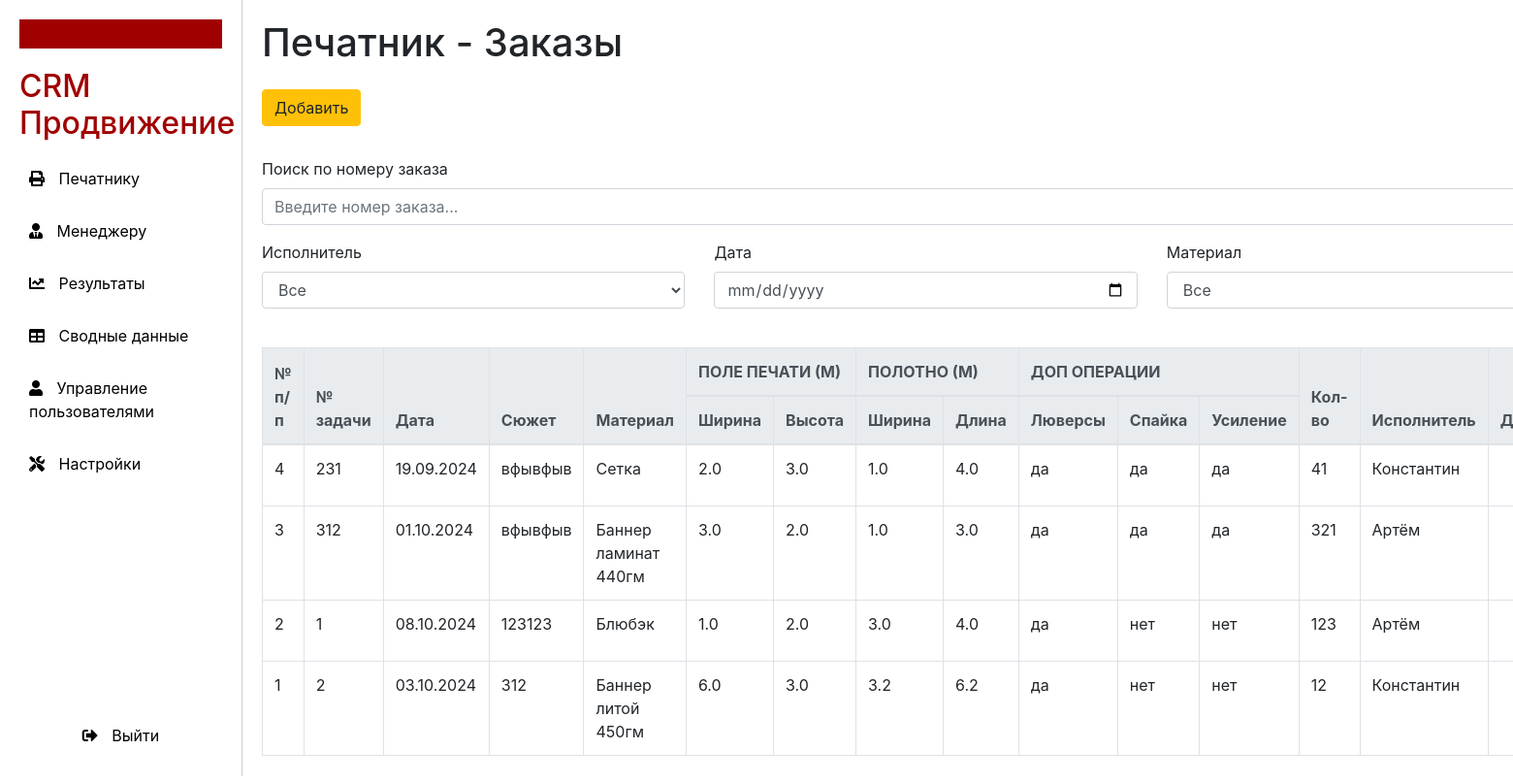
The page /printer (signed in) on the database its author committed.
### models.py (models this page shows)
class Order(Base):
    __tablename__ = 'orders'
    id = Column(Integer, primary_key=True, autoincrement=True)
    task_number = Column(Integer, nullable=False)
    date = Column(Date, nullable=False)
    subject = Column(String, nullable=False)
    material = Column(String, nullable=False)
    quantity = Column(Integer, nullable=False)
    performer = Column(String, nullable=False)
    print_width = Column(Float, nullable=False)
    print_height = Column(Float, nullable=False)
    canvas_width = Column(Float, nullable=False)
    canvas_length = Column(Float, nullable=False)
    eyelets = Column(String, nullable=False)
    spike = Column(String, nullable=False)
    reinforcement = Column(String, nullable=False)
    customer = Column(String, nullable=True)
    price_per_unit = Column(Integer, nullable=True)
    total_amount = Column(Integer, nullable=True)
    result: Mapped["Result"] = relationship(back_populates="order")

### main.py (the view)
@app.get("/printer", response_class=HTMLResponse)
async def printer_page(
        request: Request,
        db: Session = Depends(get_db),
        current_user: User = Depends(get_current_user)
):
    check_role_access(current_user, {Role.printer, Role.superuser, Role.admin})
    orders = db.query(Order).order_by(Order.id.desc()).all()
    return templates.TemplateResponse("printer.html",
                                      {"request": request,
                                       "orders": orders,
                                       "current_user": current_user,
                                       "role": current_user.role.value, })

### templates/printer.html (shortened to what this page needs)
{% extends "layout.html" %}
{% block result %}
<div class="content">
    <h1>Печатник - Заказы</h1>
    <button class="btn btn-warning mt-3" data-toggle="modal" data-target="#orderModal">Добавить</button>
    <div class="row mt-3">
                <div class="col-md-12 form-group mt-3">
            <label for="search_order">Поиск по номеру заказа</label>
            <input type="text" class="form-control" id="search_order" oninput="applyFilters()" placeholder="Введите номер заказа...">
        </div>
        <div class="col-md-4 form-group">
            <label for="filter_performer">Исполнитель</label>
            <select class="form-control" id="filter_performer" onchange="applyFilters()">
                <option value="">Все</option>
            </select>
        </div>
        <div class="col-md-4 form-group">
            <label for="filter_date">Дата</label>
            <input type="date" class="form-control" id="filter_date" onchange="applyFilters()">
        </div>
        <div class="col-md-4 form-group">
            <label for="filter_material">Материал</label>
            <select class="form-control" id="filter_material" onchange="applyFilters()">
                <option value="">Все</option>
            </select>
        </div>
    </div>
    <table class="table table-bordered mt-4" id="orders_table">
        <thead class="thead-light">
        <tr>
            <th rowspan="2">№ п/п</th>
            <th rowspan="2">№ задачи</th>
            <th rowspan="2">Дата</th>
            <th rowspan="2">Сюжет</th>
            <th rowspan="2">Материал</th>
            <th colspan="2">ПОЛЕ ПЕЧАТИ (М)</th>
            <th colspan="2">ПОЛОТНО (М)</th>
            <th colspan="3">ДОП ОПЕРАЦИИ</th>
            <th rowspan="2">Кол-во</th>
            <th rowspan="2">Исполнитель</th>
            <th rowspan="2">Действия</th>
        </tr>
        <tr>
            <th>Ширина</th>
            <th>Высота</th>
            <th>Ширина</th>
            <th>Длина</th>
            <th>Люверсы</th>
            <th>Спайка</th>
            <th>Усиление</th>
        </tr>
        </thead>
        {% if orders %}
        <tbody>
        {% for order in orders %}
        <tr class="order-row" data-performer="{{ order.performer }}" data-date="{{ order.date.strftime('%Y-%m-%d') }}" data-material="{{ order.material }}" data-task-number="{{ order.task_number }}">
            <td>{{ order.id }}</td>
            <td>{{ order.task_number }}</td>
            <td>{{ order.date.strftime("%d.%m.%Y") }}</td>
            <td>{{ order.subject }}</td>
            <td>{{ order.material }}</td>
            <td>{{ order.print_width }}</td>
            <td>{{ order.print_height }}</td>
            <td>{{ order.canvas_width }}</td>
            <td>{{ order.canvas_length }}</td>
            <td>{{ order.eyelets }}</td>
            <td>{{ order.spike }}</td>
            <td>{{ order.reinforcement }}</td>
            <td>{{ order.quantity }}</td>
            <td>{{ order.performer }}</td>
            <td class="text-center">
            </td>
        </tr>
        {% endfor %}
        </tbody>
        {% else %}
        <tr>
            <td colspan="15">Нет доступных заказов</td>
        </tr>
        {% endif %}
    </table>
</div>
{% endblock %}

### templates/layout.html (style rules this page uses)
body { display: flex; min-height: 100vh; margin: 0; }
.content { flex: 1; padding: 20px; }

### rows shown on the page
Order: id "4", task_number "231", date "19.09.2024", subject "вфывфыв", material "Сетка", print_width "2.0", print_height "3.0", canvas_width "1.0", canvas_length "4.0", eyelets "да", spike "да", reinforcement "да", quantity "41", performer "Константин"
Order: id "3", task_number "312", date "01.10.2024", subject "вфывфыв", material "Баннер ламинат 440гм", print_width "3.0", print_height "2.0", canvas_width "1.0", canvas_length "3.0", eyelets "да", spike "да", reinforcement "да", quantity "321", performer "Артём"
Order: id "2", task_number "1", date "08.10.2024", subject "123123", material "Блюбэк", print_width "1.0", print_height "2.0", canvas_width "3.0", canvas_length "4.0", eyelets "да", spike "нет", reinforcement "нет", quantity "123", performer "Артём"
Order: id "1", task_number "2", date "03.10.2024", subject "312", material "Баннер литой 450гм", print_width "6.0", print_height "3.0", canvas_width "3.2", canvas_length "6.2", eyelets "да", spike "нет", reinforcement "нет", quantity "12", performer "Константин"
